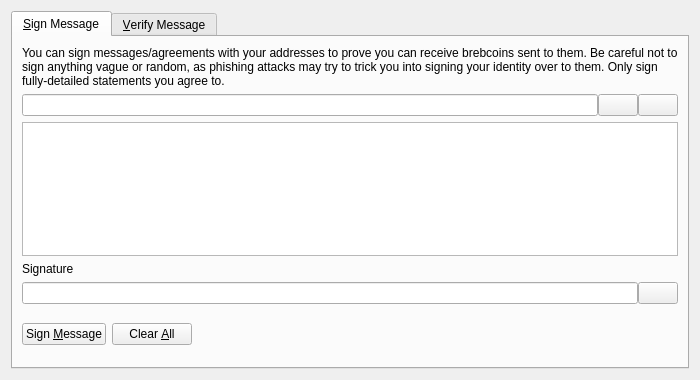
<?xml version="1.0" encoding="UTF-8"?>
<ui version="4.0">
 <class>SignVerifyMessageDialog</class>
 <widget class="QDialog" name="SignVerifyMessageDialog">
  <property name="geometry">
   <rect>
    <x>0</x>
    <y>0</y>
    <width>700</width>
    <height>380</height>
   </rect>
  </property>
  <property name="windowTitle">
   <string>Signatures - Sign / Verify a Message</string>
  </property>
  <property name="modal">
   <bool>true</bool>
  </property>
  <layout class="QVBoxLayout" name="verticalLayout">
   <item>
    <widget class="QTabWidget" name="tabWidget">
     <property name="currentIndex">
      <number>0</number>
     </property>
     <widget class="QWidget" name="tabSignMessage">
      <attribute name="title">
       <string>&amp;Sign Message</string>
      </attribute>
      <layout class="QVBoxLayout" name="verticalLayout_SM">
       <item>
        <widget class="QLabel" name="infoLabel_SM">
         <property name="text">
          <string>You can sign messages/agreements with your addresses to prove you can receive brebcoins sent to them. Be careful not to sign anything vague or random, as phishing attacks may try to trick you into signing your identity over to them. Only sign fully-detailed statements you agree to.</string>
         </property>
         <property name="textFormat">
          <enum>Qt::PlainText</enum>
         </property>
         <property name="wordWrap">
          <bool>true</bool>
         </property>
        </widget>
       </item>
       <item>
        <layout class="QHBoxLayout" name="horizontalLayout_1_SM">
         <property name="spacing">
          <number>0</number>
         </property>
         <item>
          <widget class="QValidatedLineEdit" name="addressIn_SM">
           <property name="toolTip">
            <string>The Brebcoin address to sign the message with</string>
           </property>
          </widget>
         </item>
         <item>
          <widget class="QPushButton" name="addressBookButton_SM">
           <property name="toolTip">
            <string>Choose previously used address</string>
           </property>
           <property name="text">
            <string/>
           </property>
           <property name="icon">
            <iconset resource="../bitcoin.qrc">
             <normaloff>:/icons/address-book</normaloff>:/icons/address-book</iconset>
           </property>
           <property name="shortcut">
            <string>Alt+A</string>
           </property>
           <property name="autoDefault">
            <bool>false</bool>
           </property>
          </widget>
         </item>
         <item>
          <widget class="QPushButton" name="pasteButton_SM">
           <property name="toolTip">
            <string>Paste address from clipboard</string>
           </property>
           <property name="text">
            <string/>
           </property>
           <property name="icon">
            <iconset resource="../bitcoin.qrc">
             <normaloff>:/icons/editpaste</normaloff>:/icons/editpaste</iconset>
           </property>
           <property name="shortcut">
            <string>Alt+P</string>
           </property>
           <property name="autoDefault">
            <bool>false</bool>
           </property>
          </widget>
         </item>
        </layout>
       </item>
       <item>
        <widget class="QPlainTextEdit" name="messageIn_SM">
         <property name="toolTip">
          <string>Enter the message you want to sign here</string>
         </property>
        </widget>
       </item>
       <item>
        <widget class="QLabel" name="signatureLabel_SM">
         <property name="text">
          <string>Signature</string>
         </property>
         <property name="textFormat">
          <enum>Qt::PlainText</enum>
         </property>
        </widget>
       </item>
       <item>
        <layout class="QHBoxLayout" name="horizontalLayout_2_SM">
         <property name="spacing">
          <number>0</number>
         </property>
         <item>
          <widget class="QLineEdit" name="signatureOut_SM">
           <property name="font">
            <font>
             <italic>true</italic>
            </font>
           </property>
           <property name="readOnly">
            <bool>true</bool>
           </property>
          </widget>
         </item>
         <item>
          <widget class="QPushButton" name="copySignatureButton_SM">
           <property name="toolTip">
            <string>Copy the current signature to the system clipboard</string>
           </property>
           <property name="text">
            <string/>
           </property>
           <property name="icon">
            <iconset resource="../bitcoin.qrc">
             <normaloff>:/icons/editcopy</normaloff>:/icons/editcopy</iconset>
           </property>
           <property name="autoDefault">
            <bool>false</bool>
           </property>
          </widget>
         </item>
        </layout>
       </item>
       <item>
        <layout class="QHBoxLayout" name="horizontalLayout_3_SM">
         <item>
          <widget class="QPushButton" name="signMessageButton_SM">
           <property name="toolTip">
            <string>Sign the message to prove you own this Brebcoin address</string>
           </property>
           <property name="text">
            <string>Sign &amp;Message</string>
           </property>
           <property name="icon">
            <iconset resource="../bitcoin.qrc">
             <normaloff>:/icons/edit</normaloff>:/icons/edit</iconset>
           </property>
           <property name="autoDefault">
            <bool>false</bool>
           </property>
          </widget>
         </item>
         <item>
          <widget class="QPushButton" name="clearButton_SM">
           <property name="toolTip">
            <string>Reset all sign message fields</string>
           </property>
           <property name="text">
            <string>Clear &amp;All</string>
           </property>
           <property name="icon">
            <iconset resource="../bitcoin.qrc">
             <normaloff>:/icons/remove</normaloff>:/icons/remove</iconset>
           </property>
           <property name="autoDefault">
            <bool>false</bool>
           </property>
          </widget>
         </item>
         <item>
          <spacer name="horizontalSpacer_1_SM">
           <property name="orientation">
            <enum>Qt::Horizontal</enum>
           </property>
           <property name="sizeHint" stdset="0">
            <size>
             <width>40</width>
             <height>48</height>
            </size>
           </property>
          </spacer>
         </item>
         <item>
          <widget class="QLabel" name="statusLabel_SM">
           <property name="font">
            <font>
             <weight>75</weight>
             <bold>true</bold>
            </font>
           </property>
           <property name="text">
            <string/>
           </property>
           <property name="wordWrap">
            <bool>true</bool>
           </property>
          </widget>
         </item>
         <item>
          <spacer name="horizontalSpacer_2_SM">
           <property name="orientation">
            <enum>Qt::Horizontal</enum>
           </property>
           <property name="sizeHint" stdset="0">
            <size>
             <width>40</width>
             <height>48</height>
            </size>
           </property>
          </spacer>
         </item>
        </layout>
       </item>
      </layout>
     </widget>
     <widget class="QWidget" name="tabVerifyMessage">
      <attribute name="title">
       <string>&amp;Verify Message</string>
      </attribute>
      <layout class="QVBoxLayout" name="verticalLayout_VM">
       <item>
        <widget class="QLabel" name="infoLabel_VM">
         <property name="text">
          <string>Enter the receiver's address, message (ensure you copy line breaks, spaces, tabs, etc. exactly) and signature below to verify the message. Be careful not to read more into the signature than what is in the signed message itself, to avoid being tricked by a man-in-the-middle attack. Note that this only proves the signing party receives with the address, it cannot prove sendership of any transaction!</string>
         </property>
         <property name="textFormat">
          <enum>Qt::PlainText</enum>
         </property>
         <property name="alignment">
          <set>Qt::AlignLeading|Qt::AlignLeft|Qt::AlignTop</set>
         </property>
         <property name="wordWrap">
          <bool>true</bool>
         </property>
        </widget>
       </item>
       <item>
        <layout class="QHBoxLayout" name="horizontalLayout_1_VM">
         <property name="spacing">
          <number>0</number>
         </property>
         <item>
          <widget class="QValidatedLineEdit" name="addressIn_VM">
           <property name="toolTip">
            <string>The Brebcoin address the message was signed with</string>
           </property>
          </widget>
         </item>
         <item>
          <widget class="QPushButton" name="addressBookButton_VM">
           <property name="toolTip">
            <string>Choose previously used address</string>
           </property>
           <property name="text">
            <string/>
           </property>
           <property name="icon">
            <iconset resource="../bitcoin.qrc">
             <normaloff>:/icons/address-book</normaloff>:/icons/address-book</iconset>
           </property>
           <property name="shortcut">
            <string>Alt+A</string>
           </property>
           <property name="autoDefault">
            <bool>false</bool>
           </property>
          </widget>
         </item>
        </layout>
       </item>
       <item>
        <widget class="QPlainTextEdit" name="messageIn_VM"/>
       </item>
       <item>
        <widget class="QValidatedLineEdit" name="signatureIn_VM"/>
       </item>
       <item>
        <layout class="QHBoxLayout" name="horizontalLayout_2_VM">
         <item>
          <widget class="QPushButton" name="verifyMessageButton_VM">
           <property name="toolTip">
            <string>Verify the message to ensure it was signed with the specified Brebcoin address</string>
           </property>
           <property name="text">
            <string>Verify &amp;Message</string>
           </property>
           <property name="icon">
            <iconset resource="../bitcoin.qrc">
             <normaloff>:/icons/transaction_0</normaloff>:/icons/transaction_0</iconset>
           </property>
           <property name="autoDefault">
            <bool>false</bool>
           </property>
          </widget>
         </item>
         <item>
          <widget class="QPushButton" name="clearButton_VM">
           <property name="toolTip">
            <string>Reset all verify message fields</string>
           </property>
           <property name="text">
            <string>Clear &amp;All</string>
           </property>
           <property name="icon">
            <iconset resource="../bitcoin.qrc">
             <normaloff>:/icons/remove</normaloff>:/icons/remove</iconset>
           </property>
           <property name="autoDefault">
            <bool>false</bool>
           </property>
          </widget>
         </item>
         <item>
          <spacer name="horizontalSpacer_1_VM">
           <property name="orientation">
            <enum>Qt::Horizontal</enum>
           </property>
           <property name="sizeHint" stdset="0">
            <size>
             <width>40</width>
             <height>48</height>
            </size>
           </property>
          </spacer>
         </item>
         <item>
          <widget class="QLabel" name="statusLabel_VM">
           <property name="font">
            <font>
             <weight>75</weight>
             <bold>true</bold>
            </font>
           </property>
           <property name="text">
            <string/>
           </property>
           <property name="wordWrap">
            <bool>true</bool>
           </property>
          </widget>
         </item>
         <item>
          <spacer name="horizontalSpacer_2_VM">
           <property name="orientation">
            <enum>Qt::Horizontal</enum>
           </property>
           <property name="sizeHint" stdset="0">
            <size>
             <width>40</width>
             <height>48</height>
            </size>
           </property>
          </spacer>
         </item>
        </layout>
       </item>
      </layout>
     </widget>
    </widget>
   </item>
  </layout>
 </widget>
 <customwidgets>
  <customwidget>
   <class>QValidatedLineEdit</class>
   <extends>QLineEdit</extends>
   <header>qt/qvalidatedlineedit.h</header>
  </customwidget>
 </customwidgets>
 <resources>
  <include location="../bitcoin.qrc"/>
 </resources>
 <connections/>
</ui>
